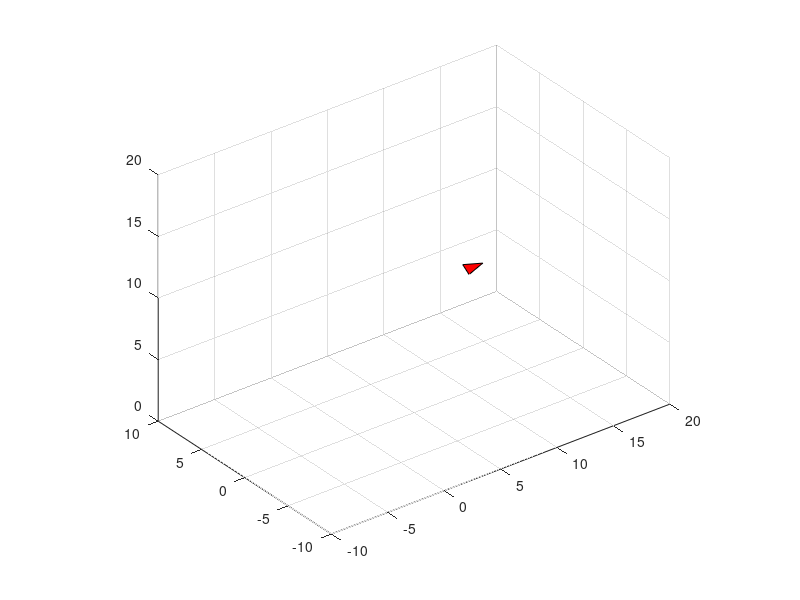

This figure's MATLAB source:
% UAV의 초기 위치와 방향을 설정합니다.
x = 0;
y = 0;
z = 10;
roll = 0;
pitch = 0;
yaw = 0;

% 그래픽 핸들을 초기화합니다.
h = [];

% 그림을 그립니다.
figure;
hold on;
axis equal;
grid on;
xlim([-10, 20]);
ylim([-10, 10]);
zlim([0, 20]);
view(3); % 3D 뷰를 설정합니다.

% 시간에 따라 UAV를 움직입니다.
for t = 0:0.1:10 % 10초 동안 움직입니다.
    % UAV의 위치를 업데이트합니다.
    x = x + 0.1; % x축을 따라 천천히 전진합니다.
    
    % 이전의 UAV를 지웁니다.
    delete(h);
    
    % UAV의 전진 방향을 축으로 회전 변환 행렬을 계산합니다.
    angle = t; % 회전 각도를 시간에 따라 변화시킵니다.
    ux = 1; uy = 0; uz = 0; % UAV의 전진 방향을 회전 축으로 설정합니다.
    c = cos(angle);
    s = sin(angle);
    R = [c+ux^2*(1-c) ux*uy*(1-c)-uz*s ux*uz*(1-c)+uy*s;
         uy*ux*(1-c)+uz*s c+uy^2*(1-c) uy*uz*(1-c)-ux*s;
         uz*ux*(1-c)-uy*s uz*uy*(1-c)+ux*s c+uz^2*(1-c)];
    
    % x축 방향으로 2배 긴 이등변 삼각형의 꼭지점을 정의합니다.
    triangle = [2 0 0; -1 sqrt(3)/2 0; -1 -sqrt(3)/2 0]' * 0.5;
    
    % 변환 행렬을 적용합니다.
    transformed_triangle = R * triangle;
    transformed_triangle(1, :) = transformed_triangle(1, :) + x;
    transformed_triangle(2, :) = transformed_triangle(2, :) + y;
    transformed_triangle(3, :) = transformed_triangle(3, :) + z;
    
    % UAV를 그립니다.
    h = fill3(transformed_triangle(1, :), transformed_triangle(2, :), transformed_triangle(3, :), 'r');
    
    pause(0.05);
    % 그림을 갱신합니다.
    drawnow;
end
